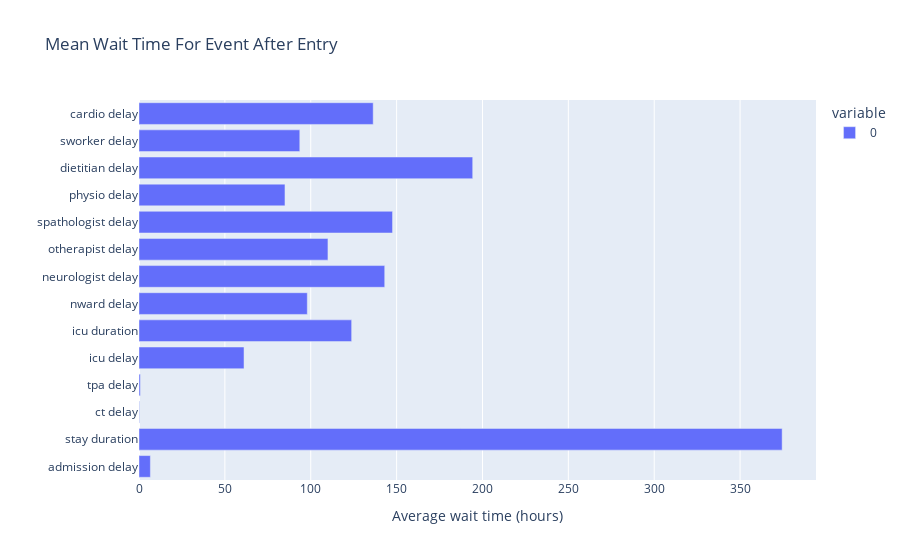

The notebook cell saved with this chart:
### Markdown cell above
## Visualization options
### Part1:
- Select each type of delay to see its info
    - % of patients related to that delay
    - Mean amount of delay
    -  ??
- multiple selection for comparison of each delay, sex, comorbidity, ...
- allow for time difference calculation
    - select any two features to display the time difference information for them
- allow different time step displays
    - weeks
    - days
    - hours
    - minutes
- Filtering: filter data by different values. Allowing for display of multiple values of a single feature next to each other.
    - sex
    - age groups (define some groups)
    - comorbitities
    - months of the year
    - hours of admission (morning, noon, evening, midnight, ...)
- allow for selection of colors for each column? (check possibility)

### Part 2:
- SELECTION of records by year, month, day, gender, comorbidity
- SELECTION of intervals of time: records between year1,month1,day1  and year2,month2,day2
- SELECTION of intervals of age: records of patients in a specific age interval
- SELECTION of specific patient records: what services did he use, delays he had, ...
- heatmap of number of patients in each month and each week for year selection?
- histograms/KDEs for SELECTION of delay type for every month/week?
- the stacked bar plot above, but with multiselect options instead of dropdown
- number of patients in each ward at every moment (for ward capacity analysis) (hard)

### Code cell
means = data[tdelta_cols].mean()
px.bar(means, orientation='h', title='Mean wait time for event after entry'.title(), labels={"index": "", "value": "Average wait time (hours)"})

### Figure 1 — Plotly figure (JSON) as saved in the notebook; plotly's stock layout.template omitted (floating-point values rounded to 4 significant figures)
{"data": [{"alignmentgroup": "True", "hovertemplate": "variable=0<br>Average wait time (hours)=%{x}<br>=%{y}<extra></extra>", "legendgroup": "0", "marker": {"color": "#636efa", "pattern": {"shape": ""}}, "name": "0", "offsetgroup": "0", "orientation": "h", "showlegend": true, "textposition": "auto", "x": [6.623, 374.5, 0.25, 0.7796, 61.15, 123.8, 98.0, 143.1, 110.0, 147.6, 85.0, 194.3, 93.62, 136.4], "xaxis": "x", "y": ["admission delay", "stay duration", "ct delay", "tpa delay", "icu delay", "icu duration", "nward delay", "neurologist delay", "otherapist delay", "spathologist delay", "physio delay", "dietitian delay", "sworker delay", "cardio delay"], "yaxis": "y", "type": "bar"}], "layout": {"xaxis": {"anchor": "y", "domain": [0.0, 1.0], "title": {"text": "Average wait time (hours)"}}, "yaxis": {"anchor": "x", "domain": [0.0, 1.0], "title": {"text": ""}}, "legend": {"title": {"text": "variable"}, "tracegroupgap": 0}, "title": {"text": "Mean Wait Time For Event After Entry"}, "barmode": "relative"}}
